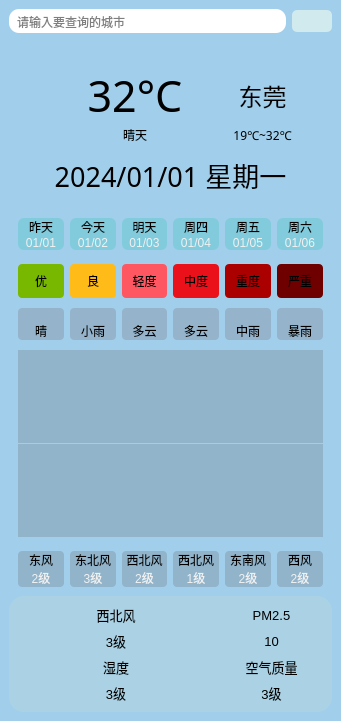
<?xml version="1.0" encoding="UTF-8"?>
<ui version="4.0">
 <class>Weather</class>
 <widget class="QWidget" name="Weather">
  <property name="geometry">
   <rect>
    <x>0</x>
    <y>0</y>
    <width>341</width>
    <height>721</height>
   </rect>
  </property>
  <property name="windowTitle">
   <string>Weather</string>
  </property>
  <widget class="QWidget" name="widget" native="true">
   <property name="geometry">
    <rect>
     <x>0</x>
     <y>0</y>
     <width>341</width>
     <height>721</height>
    </rect>
   </property>
   <property name="styleSheet">
    <string notr="true">
background-color: rgb(161, 206, 234);</string>
   </property>
   <layout class="QVBoxLayout" name="verticalLayout">
    <item>
     <widget class="QWidget" name="widget_24" native="true">
      <layout class="QHBoxLayout" name="horizontalLayout_2">
       <item>
        <widget class="QLineEdit" name="leCity_4">
         <property name="styleSheet">
          <string notr="true">background-color: rgba(255, 255, 255, 255);
border-radius:10px;
padding:4px 6px</string>
         </property>
         <property name="placeholderText">
          <string>请输入要查询的城市</string>
         </property>
        </widget>
       </item>
       <item>
        <widget class="QPushButton" name="btnSearch_4">
         <property name="styleSheet">
          <string notr="true">border-radius:5px;
background-color: rgb(209, 234, 238);
padding:4px;</string>
         </property>
         <property name="text">
          <string/>
         </property>
         <property name="icon">
          <iconset resource="main.qrc">
           <normaloff>:/res/search.png</normaloff>:/res/search.png</iconset>
         </property>
        </widget>
       </item>
      </layout>
     </widget>
    </item>
    <item>
     <widget class="QWidget" name="widget_28" native="true">
      <layout class="QVBoxLayout" name="verticalLayout_27">
       <property name="spacing">
        <number>0</number>
       </property>
       <item>
        <widget class="QWidget" name="widget_27" native="true">
         <layout class="QFormLayout" name="formLayout">
          <item row="0" column="0">
           <widget class="QLabel" name="lbTypeIcon_4">
            <property name="minimumSize">
             <size>
              <width>50</width>
              <height>50</height>
             </size>
            </property>
            <property name="maximumSize">
             <size>
              <width>100</width>
              <height>100</height>
             </size>
            </property>
            <property name="text">
             <string/>
            </property>
            <property name="pixmap">
             <pixmap resource="main.qrc">:/res/type/Qing.png</pixmap>
            </property>
            <property name="scaledContents">
             <bool>true</bool>
            </property>
            <property name="alignment">
             <set>Qt::AlignCenter</set>
            </property>
           </widget>
          </item>
          <item row="0" column="1">
           <layout class="QGridLayout" name="gridLayout_17">
            <property name="sizeConstraint">
             <enum>QLayout::SetNoConstraint</enum>
            </property>
            <property name="verticalSpacing">
             <number>1</number>
            </property>
            <item row="0" column="2">
             <widget class="QLabel" name="lbCity_4">
              <property name="font">
               <font>
                <family>猫啃什锦黑</family>
                <pointsize>18</pointsize>
               </font>
              </property>
              <property name="text">
               <string>东莞</string>
              </property>
              <property name="alignment">
               <set>Qt::AlignCenter</set>
              </property>
             </widget>
            </item>
            <item row="0" column="0">
             <widget class="QLabel" name="lbTemp_4">
              <property name="font">
               <font>
                <family>微软雅黑</family>
                <pointsize>32</pointsize>
               </font>
              </property>
              <property name="text">
               <string>32°C</string>
              </property>
              <property name="alignment">
               <set>Qt::AlignCenter</set>
              </property>
             </widget>
            </item>
            <item row="1" column="0">
             <widget class="QLabel" name="lbType_4">
              <property name="font">
               <font>
                <family>微软雅黑</family>
               </font>
              </property>
              <property name="layoutDirection">
               <enum>Qt::LeftToRight</enum>
              </property>
              <property name="text">
               <string>晴天</string>
              </property>
              <property name="alignment">
               <set>Qt::AlignCenter</set>
              </property>
             </widget>
            </item>
            <item row="1" column="2">
             <widget class="QLabel" name="lbLowHigh_4">
              <property name="font">
               <font>
                <family>微软雅黑</family>
               </font>
              </property>
              <property name="text">
               <string>19℃~32℃</string>
              </property>
              <property name="alignment">
               <set>Qt::AlignCenter</set>
              </property>
             </widget>
            </item>
           </layout>
          </item>
          <item row="2" column="0" colspan="2">
           <widget class="QLabel" name="lbDate_4">
            <property name="font">
             <font>
              <family>猫啃什锦黑</family>
              <pointsize>20</pointsize>
              <weight>50</weight>
              <bold>false</bold>
              <kerning>true</kerning>
             </font>
            </property>
            <property name="styleSheet">
             <string notr="true">padding:5px;</string>
            </property>
            <property name="text">
             <string>2024/01/01 星期一</string>
            </property>
            <property name="alignment">
             <set>Qt::AlignCenter</set>
            </property>
            <property name="openExternalLinks">
             <bool>false</bool>
            </property>
           </widget>
          </item>
         </layout>
        </widget>
       </item>
       <item>
        <widget class="QWidget" name="widget_29" native="true">
         <property name="styleSheet">
          <string notr="true">QLabel {
	background-color: rgba(80, 200, 200, 100);
	border-radius: 6px;
}</string>
         </property>
         <layout class="QGridLayout" name="gridLayout_18">
          <property name="horizontalSpacing">
           <number>6</number>
          </property>
          <property name="verticalSpacing">
           <number>0</number>
          </property>
          <item row="0" column="4">
           <widget class="QLabel" name="lblWeek4_4">
            <property name="styleSheet">
             <string notr="true">border-bottom-left-radius: 0px;
border-bottom-right-radius: 0px;</string>
            </property>
            <property name="text">
             <string>周五</string>
            </property>
            <property name="alignment">
             <set>Qt::AlignCenter</set>
            </property>
           </widget>
          </item>
          <item row="1" column="5">
           <widget class="QLabel" name="lblDate5_4">
            <property name="styleSheet">
             <string notr="true">border-top-left-radius: 0px;
border-top-right-radius: 0px;
color: rgb(240, 240, 240);</string>
            </property>
            <property name="text">
             <string>01/06</string>
            </property>
            <property name="alignment">
             <set>Qt::AlignCenter</set>
            </property>
           </widget>
          </item>
          <item row="1" column="2">
           <widget class="QLabel" name="lblDate2_4">
            <property name="styleSheet">
             <string notr="true">border-top-left-radius: 0px;
border-top-right-radius: 0px;
color: rgb(240, 240, 240);</string>
            </property>
            <property name="text">
             <string>01/03</string>
            </property>
            <property name="alignment">
             <set>Qt::AlignCenter</set>
            </property>
           </widget>
          </item>
          <item row="1" column="0">
           <widget class="QLabel" name="lblDate0_4">
            <property name="styleSheet">
             <string notr="true">border-top-left-radius: 0px;
border-top-right-radius: 0px;
color: rgb(240, 240, 240);</string>
            </property>
            <property name="text">
             <string>01/01</string>
            </property>
            <property name="alignment">
             <set>Qt::AlignCenter</set>
            </property>
           </widget>
          </item>
          <item row="1" column="1">
           <widget class="QLabel" name="lblDate1_4">
            <property name="styleSheet">
             <string notr="true">border-top-left-radius: 0px;
border-top-right-radius: 0px;
color: rgb(240, 240, 240);</string>
            </property>
            <property name="text">
             <string>01/02</string>
            </property>
            <property name="alignment">
             <set>Qt::AlignCenter</set>
            </property>
           </widget>
          </item>
          <item row="1" column="3">
           <widget class="QLabel" name="lblDate3_4">
            <property name="styleSheet">
             <string notr="true">border-top-left-radius: 0px;
border-top-right-radius: 0px;
color: rgb(240, 240, 240);</string>
            </property>
            <property name="text">
             <string>01/04</string>
            </property>
            <property name="alignment">
             <set>Qt::AlignCenter</set>
            </property>
           </widget>
          </item>
          <item row="0" column="5">
           <widget class="QLabel" name="lblWeek5_4">
            <property name="styleSheet">
             <string notr="true">border-bottom-left-radius: 0px;
border-bottom-right-radius: 0px;</string>
            </property>
            <property name="text">
             <string>周六</string>
            </property>
            <property name="alignment">
             <set>Qt::AlignCenter</set>
            </property>
           </widget>
          </item>
          <item row="0" column="3">
           <widget class="QLabel" name="lblWeek3_4">
            <property name="styleSheet">
             <string notr="true">border-bottom-left-radius: 0px;
border-bottom-right-radius: 0px;</string>
            </property>
            <property name="text">
             <string>周四</string>
            </property>
            <property name="alignment">
             <set>Qt::AlignCenter</set>
            </property>
           </widget>
          </item>
          <item row="0" column="1">
           <widget class="QLabel" name="lblWeek1_4">
            <property name="styleSheet">
             <string notr="true">border-bottom-left-radius: 0px;
border-bottom-right-radius: 0px;</string>
            </property>
            <property name="text">
             <string>今天</string>
            </property>
            <property name="alignment">
             <set>Qt::AlignCenter</set>
            </property>
           </widget>
          </item>
          <item row="0" column="0">
           <widget class="QLabel" name="lblWeek0_4">
            <property name="styleSheet">
             <string notr="true">border-bottom-left-radius: 0px;
border-bottom-right-radius: 0px;</string>
            </property>
            <property name="text">
             <string>昨天</string>
            </property>
            <property name="alignment">
             <set>Qt::AlignCenter</set>
            </property>
           </widget>
          </item>
          <item row="0" column="2">
           <widget class="QLabel" name="lblWeek2_4">
            <property name="styleSheet">
             <string notr="true">border-bottom-left-radius: 0px;
border-bottom-right-radius: 0px;</string>
            </property>
            <property name="text">
             <string>明天</string>
            </property>
            <property name="alignment">
             <set>Qt::AlignCenter</set>
            </property>
           </widget>
          </item>
          <item row="1" column="4">
           <widget class="QLabel" name="lblDate4_4">
            <property name="styleSheet">
             <string notr="true">border-top-left-radius: 0px;
border-top-right-radius: 0px;
color: rgb(240, 240, 240);</string>
            </property>
            <property name="text">
             <string>01/05</string>
            </property>
            <property name="alignment">
             <set>Qt::AlignCenter</set>
            </property>
           </widget>
          </item>
         </layout>
        </widget>
       </item>
       <item>
        <widget class="QWidget" name="widget_31" native="true">
         <property name="styleSheet">
          <string notr="true">border-radius: 4px</string>
         </property>
         <layout class="QHBoxLayout" name="horizontalLayout_23">
          <property name="topMargin">
           <number>5</number>
          </property>
          <property name="bottomMargin">
           <number>5</number>
          </property>
          <item>
           <widget class="QLabel" name="lblQuality0_4">
            <property name="styleSheet">
             <string notr="true">background-color: rgb(121, 184, 0);
padding:8px;</string>
            </property>
            <property name="text">
             <string>优</string>
            </property>
            <property name="alignment">
             <set>Qt::AlignCenter</set>
            </property>
           </widget>
          </item>
          <item>
           <widget class="QLabel" name="lblQuality1_4">
            <property name="styleSheet">
             <string notr="true">background-color: rgb(255, 187, 23);</string>
            </property>
            <property name="text">
             <string>良</string>
            </property>
            <property name="alignment">
             <set>Qt::AlignCenter</set>
            </property>
           </widget>
          </item>
          <item>
           <widget class="QLabel" name="lblQuality2_4">
            <property name="styleSheet">
             <string notr="true">background-color: rgb(255, 87, 97);</string>
            </property>
            <property name="text">
             <string>轻度</string>
            </property>
            <property name="alignment">
             <set>Qt::AlignCenter</set>
            </property>
           </widget>
          </item>
          <item>
           <widget class="QLabel" name="lblQuality3_4">
            <property name="styleSheet">
             <string notr="true">background-color: rgb(235, 17, 27);</string>
            </property>
            <property name="text">
             <string>中度</string>
            </property>
            <property name="alignment">
             <set>Qt::AlignCenter</set>
            </property>
           </widget>
          </item>
          <item>
           <widget class="QLabel" name="lblQuality4_4">
            <property name="styleSheet">
             <string notr="true">background-color: rgb(170, 0, 0);</string>
            </property>
            <property name="text">
             <string>重度</string>
            </property>
            <property name="alignment">
             <set>Qt::AlignCenter</set>
            </property>
           </widget>
          </item>
          <item>
           <widget class="QLabel" name="lblQuality5_4">
            <property name="styleSheet">
             <string notr="true">background-color: rgb(110, 0, 0);</string>
            </property>
            <property name="text">
             <string>严重</string>
            </property>
            <property name="alignment">
             <set>Qt::AlignCenter</set>
            </property>
           </widget>
          </item>
         </layout>
        </widget>
       </item>
       <item>
        <widget class="QWidget" name="widget_30" native="true">
         <property name="styleSheet">
          <string notr="true">QLabel {
	background-color: rgba(80, 40, 40, 40);
	border-radius: 4px;
}</string>
         </property>
         <layout class="QGridLayout" name="gridLayout_19">
          <property name="topMargin">
           <number>5</number>
          </property>
          <property name="bottomMargin">
           <number>5</number>
          </property>
          <property name="verticalSpacing">
           <number>0</number>
          </property>
          <item row="0" column="4">
           <widget class="QLabel" name="lblTypeIcon4_4">
            <property name="minimumSize">
             <size>
              <width>0</width>
              <height>0</height>
             </size>
            </property>
            <property name="maximumSize">
             <size>
              <width>16777215</width>
              <height>40</height>
             </size>
            </property>
            <property name="styleSheet">
             <string notr="true">border-bottom-left-radius: 0px;
border-bottom-right-radius: 0px;</string>
            </property>
            <property name="text">
             <string/>
            </property>
            <property name="pixmap">
             <pixmap resource="main.qrc">:/res/type/ZhongYu.png</pixmap>
            </property>
            <property name="scaledContents">
             <bool>true</bool>
            </property>
            <property name="alignment">
             <set>Qt::AlignCenter</set>
            </property>
           </widget>
          </item>
          <item row="1" column="3">
           <widget class="QLabel" name="lblType3_4">
            <property name="styleSheet">
             <string notr="true">border-top-left-radius: 0px;
border-top-right-radius: 0px;</string>
            </property>
            <property name="text">
             <string>多云</string>
            </property>
            <property name="alignment">
             <set>Qt::AlignCenter</set>
            </property>
           </widget>
          </item>
          <item row="0" column="5">
           <widget class="QLabel" name="lblTypeIcon5_4">
            <property name="minimumSize">
             <size>
              <width>0</width>
              <height>0</height>
             </size>
            </property>
            <property name="maximumSize">
             <size>
              <width>16777215</width>
              <height>40</height>
             </size>
            </property>
            <property name="styleSheet">
             <string notr="true">border-bottom-left-radius: 0px;
border-bottom-right-radius: 0px;</string>
            </property>
            <property name="text">
             <string/>
            </property>
            <property name="pixmap">
             <pixmap resource="main.qrc">:/res/type/BaoYu.png</pixmap>
            </property>
            <property name="scaledContents">
             <bool>true</bool>
            </property>
            <property name="alignment">
             <set>Qt::AlignCenter</set>
            </property>
           </widget>
          </item>
          <item row="0" column="2">
           <widget class="QLabel" name="lblTypeIcon2_4">
            <property name="minimumSize">
             <size>
              <width>0</width>
              <height>0</height>
             </size>
            </property>
            <property name="maximumSize">
             <size>
              <width>16777215</width>
              <height>40</height>
             </size>
            </property>
            <property name="styleSheet">
             <string notr="true">border-bottom-left-radius: 0px;
border-bottom-right-radius: 0px;</string>
            </property>
            <property name="text">
             <string/>
            </property>
            <property name="pixmap">
             <pixmap resource="main.qrc">:/res/type/DuoYun.png</pixmap>
            </property>
            <property name="scaledContents">
             <bool>true</bool>
            </property>
            <property name="alignment">
             <set>Qt::AlignCenter</set>
            </property>
           </widget>
          </item>
          <item row="1" column="0">
           <widget class="QLabel" name="lblType0_4">
            <property name="styleSheet">
             <string notr="true">border-top-left-radius: 0px;
border-top-right-radius: 0px;</string>
            </property>
            <property name="text">
             <string>晴</string>
            </property>
            <property name="alignment">
             <set>Qt::AlignCenter</set>
            </property>
           </widget>
          </item>
          <item row="1" column="1">
           <widget class="QLabel" name="lblType1_4">
            <property name="styleSheet">
             <string notr="true">border-top-left-radius: 0px;
border-top-right-radius: 0px;</string>
            </property>
            <property name="text">
             <string>小雨</string>
            </property>
            <property name="alignment">
             <set>Qt::AlignCenter</set>
            </property>
           </widget>
          </item>
          <item row="0" column="0">
           <widget class="QLabel" name="lblTypeIcon0_4">
            <property name="minimumSize">
             <size>
              <width>0</width>
              <height>0</height>
             </size>
            </property>
            <property name="maximumSize">
             <size>
              <width>16777215</width>
              <height>40</height>
             </size>
            </property>
            <property name="styleSheet">
             <string notr="true">border-bottom-left-radius: 0px;
border-bottom-right-radius: 0px;</string>
            </property>
            <property name="text">
             <string/>
            </property>
            <property name="textFormat">
             <enum>Qt::AutoText</enum>
            </property>
            <property name="pixmap">
             <pixmap resource="main.qrc">:/res/type/Qing.png</pixmap>
            </property>
            <property name="scaledContents">
             <bool>true</bool>
            </property>
            <property name="alignment">
             <set>Qt::AlignCenter</set>
            </property>
           </widget>
          </item>
          <item row="1" column="2">
           <widget class="QLabel" name="lblType2_4">
            <property name="styleSheet">
             <string notr="true">border-top-left-radius: 0px;
border-top-right-radius: 0px;</string>
            </property>
            <property name="text">
             <string>多云</string>
            </property>
            <property name="alignment">
             <set>Qt::AlignCenter</set>
            </property>
           </widget>
          </item>
          <item row="0" column="3">
           <widget class="QLabel" name="lblTypeIcon3_4">
            <property name="minimumSize">
             <size>
              <width>0</width>
              <height>0</height>
             </size>
            </property>
            <property name="maximumSize">
             <size>
              <width>16777215</width>
              <height>40</height>
             </size>
            </property>
            <property name="styleSheet">
             <string notr="true">border-bottom-left-radius: 0px;
border-bottom-right-radius: 0px;</string>
            </property>
            <property name="text">
             <string/>
            </property>
            <property name="pixmap">
             <pixmap resource="main.qrc">:/res/type/DuoYun.png</pixmap>
            </property>
            <property name="scaledContents">
             <bool>true</bool>
            </property>
            <property name="alignment">
             <set>Qt::AlignCenter</set>
            </property>
           </widget>
          </item>
          <item row="1" column="5">
           <widget class="QLabel" name="lblType5_4">
            <property name="styleSheet">
             <string notr="true">border-top-left-radius: 0px;
border-top-right-radius: 0px;</string>
            </property>
            <property name="text">
             <string>暴雨</string>
            </property>
            <property name="alignment">
             <set>Qt::AlignCenter</set>
            </property>
           </widget>
          </item>
          <item row="0" column="1">
           <widget class="QLabel" name="lblTypeIcon1_4">
            <property name="minimumSize">
             <size>
              <width>0</width>
              <height>0</height>
             </size>
            </property>
            <property name="maximumSize">
             <size>
              <width>16777215</width>
              <height>40</height>
             </size>
            </property>
            <property name="styleSheet">
             <string notr="true">border-bottom-left-radius: 0px;
border-bottom-right-radius: 0px;</string>
            </property>
            <property name="text">
             <string/>
            </property>
            <property name="pixmap">
             <pixmap resource="main.qrc">:/res/type/XiaoYu.png</pixmap>
            </property>
            <property name="scaledContents">
             <bool>true</bool>
            </property>
            <property name="alignment">
             <set>Qt::AlignCenter</set>
            </property>
           </widget>
          </item>
          <item row="1" column="4">
           <widget class="QLabel" name="lblType4_4">
            <property name="styleSheet">
             <string notr="true">border-top-left-radius: 0px;
border-top-right-radius: 0px;</string>
            </property>
            <property name="text">
             <string>中雨</string>
            </property>
            <property name="alignment">
             <set>Qt::AlignCenter</set>
            </property>
           </widget>
          </item>
         </layout>
        </widget>
       </item>
       <item>
        <widget class="QWidget" name="widget_32" native="true">
         <property name="sizePolicy">
          <sizepolicy hsizetype="Expanding" vsizetype="Expanding">
           <horstretch>0</horstretch>
           <verstretch>0</verstretch>
          </sizepolicy>
         </property>
         <layout class="QVBoxLayout" name="verticalLayout_28">
          <property name="spacing">
           <number>1</number>
          </property>
          <property name="sizeConstraint">
           <enum>QLayout::SetDefaultConstraint</enum>
          </property>
          <property name="topMargin">
           <number>5</number>
          </property>
          <property name="bottomMargin">
           <number>5</number>
          </property>
          <item>
           <widget class="QLabel" name="lblHighCurve_4">
            <property name="sizePolicy">
             <sizepolicy hsizetype="Expanding" vsizetype="Expanding">
              <horstretch>0</horstretch>
              <verstretch>0</verstretch>
             </sizepolicy>
            </property>
            <property name="minimumSize">
             <size>
              <width>0</width>
              <height>0</height>
             </size>
            </property>
            <property name="maximumSize">
             <size>
              <width>10000</width>
              <height>10000</height>
             </size>
            </property>
            <property name="styleSheet">
             <string notr="true">background-color: rgba(60, 40, 40, 40);</string>
            </property>
            <property name="text">
             <string/>
            </property>
            <property name="alignment">
             <set>Qt::AlignCenter</set>
            </property>
           </widget>
          </item>
          <item>
           <widget class="QLabel" name="lblLowCurve_4">
            <property name="sizePolicy">
             <sizepolicy hsizetype="Expanding" vsizetype="Expanding">
              <horstretch>0</horstretch>
              <verstretch>0</verstretch>
             </sizepolicy>
            </property>
            <property name="minimumSize">
             <size>
              <width>0</width>
              <height>0</height>
             </size>
            </property>
            <property name="maximumSize">
             <size>
              <width>10000</width>
              <height>10000</height>
             </size>
            </property>
            <property name="styleSheet">
             <string notr="true">background-color: rgba(60, 40, 40, 40);</string>
            </property>
            <property name="text">
             <string/>
            </property>
            <property name="alignment">
             <set>Qt::AlignCenter</set>
            </property>
           </widget>
          </item>
         </layout>
        </widget>
       </item>
       <item>
        <widget class="QWidget" name="widget_33" native="true">
         <property name="styleSheet">
          <string notr="true">QLabel {
	background-color: rgba(60, 40, 40, 40);
	border-radius: 4px;
}</string>
         </property>
         <layout class="QGridLayout" name="gridLayout_20">
          <property name="verticalSpacing">
           <number>0</number>
          </property>
          <item row="0" column="5">
           <widget class="QLabel" name="lblFx5_4">
            <property name="styleSheet">
             <string notr="true">border-bottom-left-radius: 0px;
border-bottom-right-radius: 0px;</string>
            </property>
            <property name="text">
             <string>西风</string>
            </property>
            <property name="alignment">
             <set>Qt::AlignCenter</set>
            </property>
           </widget>
          </item>
          <item row="1" column="1">
           <widget class="QLabel" name="lblFl1_4">
            <property name="styleSheet">
             <string notr="true">border-top-left-radius: 0px;
border-top-right-radius: 0px;
color: rgb(240, 240, 240);</string>
            </property>
            <property name="text">
             <string>3级</string>
            </property>
            <property name="alignment">
             <set>Qt::AlignCenter</set>
            </property>
           </widget>
          </item>
          <item row="0" column="0">
           <widget class="QLabel" name="lblFx0_4">
            <property name="styleSheet">
             <string notr="true">border-bottom-left-radius: 0px;
border-bottom-right-radius: 0px;</string>
            </property>
            <property name="text">
             <string>东风</string>
            </property>
            <property name="alignment">
             <set>Qt::AlignCenter</set>
            </property>
           </widget>
          </item>
          <item row="0" column="2">
           <widget class="QLabel" name="lblFx2_4">
            <property name="styleSheet">
             <string notr="true">border-bottom-left-radius: 0px;
border-bottom-right-radius: 0px;</string>
            </property>
            <property name="text">
             <string>西北风</string>
            </property>
            <property name="alignment">
             <set>Qt::AlignCenter</set>
            </property>
           </widget>
          </item>
          <item row="0" column="1">
           <widget class="QLabel" name="lblFx1_4">
            <property name="styleSheet">
             <string notr="true">border-bottom-left-radius: 0px;
border-bottom-right-radius: 0px;</string>
            </property>
            <property name="text">
             <string>东北风</string>
            </property>
            <property name="alignment">
             <set>Qt::AlignCenter</set>
            </property>
           </widget>
          </item>
          <item row="1" column="4">
           <widget class="QLabel" name="lblFl4_4">
            <property name="styleSheet">
             <string notr="true">border-top-left-radius: 0px;
border-top-right-radius: 0px;
color: rgb(240, 240, 240);</string>
            </property>
            <property name="text">
             <string>2级</string>
            </property>
            <property name="alignment">
             <set>Qt::AlignCenter</set>
            </property>
           </widget>
          </item>
          <item row="0" column="4">
           <widget class="QLabel" name="lblFx4_4">
            <property name="styleSheet">
             <string notr="true">border-bottom-left-radius: 0px;
border-bottom-right-radius: 0px;</string>
            </property>
            <property name="text">
             <string>东南风</string>
            </property>
            <property name="alignment">
             <set>Qt::AlignCenter</set>
            </property>
           </widget>
          </item>
          <item row="0" column="3">
           <widget class="QLabel" name="lblFx3_4">
            <property name="styleSheet">
             <string notr="true">border-bottom-left-radius: 0px;
border-bottom-right-radius: 0px;</string>
            </property>
            <property name="text">
             <string>西北风</string>
            </property>
            <property name="alignment">
             <set>Qt::AlignCenter</set>
            </property>
           </widget>
          </item>
          <item row="1" column="0">
           <widget class="QLabel" name="lblFl0_4">
            <property name="styleSheet">
             <string notr="true">border-top-left-radius: 0px;
border-top-right-radius: 0px;
color: rgb(240, 240, 240);</string>
            </property>
            <property name="text">
             <string>2级</string>
            </property>
            <property name="alignment">
             <set>Qt::AlignCenter</set>
            </property>
           </widget>
          </item>
          <item row="1" column="3">
           <widget class="QLabel" name="lblFl3_4">
            <property name="styleSheet">
             <string notr="true">border-top-left-radius: 0px;
border-top-right-radius: 0px;
color: rgb(240, 240, 240);</string>
            </property>
            <property name="text">
             <string>1级</string>
            </property>
            <property name="alignment">
             <set>Qt::AlignCenter</set>
            </property>
           </widget>
          </item>
          <item row="1" column="5">
           <widget class="QLabel" name="lblFl5_4">
            <property name="styleSheet">
             <string notr="true">border-top-left-radius: 0px;
border-top-right-radius: 0px;
color: rgb(240, 240, 240);</string>
            </property>
            <property name="text">
             <string>2级</string>
            </property>
            <property name="alignment">
             <set>Qt::AlignCenter</set>
            </property>
           </widget>
          </item>
          <item row="1" column="2">
           <widget class="QLabel" name="lblFl2_4">
            <property name="styleSheet">
             <string notr="true">border-top-left-radius: 0px;
border-top-right-radius: 0px;
color: rgb(240, 240, 240);</string>
            </property>
            <property name="text">
             <string>2级</string>
            </property>
            <property name="alignment">
             <set>Qt::AlignCenter</set>
            </property>
           </widget>
          </item>
         </layout>
        </widget>
       </item>
       <item>
        <widget class="QWidget" name="widget_26" native="true">
         <property name="styleSheet">
          <string notr="true">background-color: rgb(170, 210, 228);
border-radius: 15px</string>
         </property>
         <layout class="QGridLayout" name="gridLayout_16">
          <item row="1" column="0">
           <layout class="QHBoxLayout" name="horizontalLayout_22">
            <item>
             <widget class="QLabel" name="lbShiDuIcon_4">
              <property name="minimumSize">
               <size>
                <width>40</width>
                <height>40</height>
               </size>
              </property>
              <property name="maximumSize">
               <size>
                <width>40</width>
                <height>40</height>
               </size>
              </property>
              <property name="font">
               <font>
                <pointsize>10</pointsize>
               </font>
              </property>
              <property name="text">
               <string/>
              </property>
              <property name="pixmap">
               <pixmap resource="main.qrc">:/res/humidity.png</pixmap>
              </property>
              <property name="scaledContents">
               <bool>true</bool>
              </property>
              <property name="alignment">
               <set>Qt::AlignCenter</set>
              </property>
             </widget>
            </item>
            <item>
             <layout class="QVBoxLayout" name="verticalLayout_26">
              <item>
               <widget class="QLabel" name="lbShiDuTitle_4">
                <property name="font">
                 <font>
                  <pointsize>10</pointsize>
                 </font>
                </property>
                <property name="text">
                 <string>湿度</string>
                </property>
                <property name="alignment">
                 <set>Qt::AlignCenter</set>
                </property>
               </widget>
              </item>
              <item>
               <widget class="QLabel" name="lbShiDu_4">
                <property name="font">
                 <font>
                  <pointsize>10</pointsize>
                 </font>
                </property>
                <property name="text">
                 <string>3级</string>
                </property>
                <property name="alignment">
                 <set>Qt::AlignCenter</set>
                </property>
               </widget>
              </item>
             </layout>
            </item>
           </layout>
          </item>
          <item row="0" column="1">
           <layout class="QHBoxLayout" name="horizontalLayout_21">
            <item>
             <widget class="QLabel" name="lbPm25Icon_4">
              <property name="minimumSize">
               <size>
                <width>40</width>
                <height>40</height>
               </size>
              </property>
              <property name="maximumSize">
               <size>
                <width>40</width>
                <height>40</height>
               </size>
              </property>
              <property name="font">
               <font>
                <pointsize>10</pointsize>
               </font>
              </property>
              <property name="text">
               <string/>
              </property>
              <property name="pixmap">
               <pixmap resource="main.qrc">:/res/pm25.png</pixmap>
              </property>
              <property name="scaledContents">
               <bool>true</bool>
              </property>
              <property name="alignment">
               <set>Qt::AlignCenter</set>
              </property>
             </widget>
            </item>
            <item>
             <layout class="QVBoxLayout" name="verticalLayout_24">
              <item>
               <widget class="QLabel" name="lbPm25Title_4">
                <property name="font">
                 <font>
                  <pointsize>10</pointsize>
                 </font>
                </property>
                <property name="text">
                 <string>PM2.5</string>
                </property>
                <property name="alignment">
                 <set>Qt::AlignCenter</set>
                </property>
               </widget>
              </item>
              <item>
               <widget class="QLabel" name="lbPm25_4">
                <property name="font">
                 <font>
                  <pointsize>10</pointsize>
                 </font>
                </property>
                <property name="text">
                 <string>10</string>
                </property>
                <property name="alignment">
                 <set>Qt::AlignCenter</set>
                </property>
               </widget>
              </item>
             </layout>
            </item>
           </layout>
          </item>
          <item row="0" column="0">
           <layout class="QHBoxLayout" name="horizontalLayout_4">
            <item>
             <widget class="QLabel" name="lbWindIcon_4">
              <property name="minimumSize">
               <size>
                <width>40</width>
                <height>40</height>
               </size>
              </property>
              <property name="maximumSize">
               <size>
                <width>40</width>
                <height>40</height>
               </size>
              </property>
              <property name="font">
               <font>
                <pointsize>10</pointsize>
               </font>
              </property>
              <property name="text">
               <string/>
              </property>
              <property name="pixmap">
               <pixmap resource="main.qrc">:/res/wind.png</pixmap>
              </property>
              <property name="scaledContents">
               <bool>true</bool>
              </property>
              <property name="alignment">
               <set>Qt::AlignCenter</set>
              </property>
             </widget>
            </item>
            <item>
             <layout class="QVBoxLayout" name="verticalLayout_25">
              <item>
               <widget class="QLabel" name="lbWindFx_4">
                <property name="font">
                 <font>
                  <pointsize>10</pointsize>
                 </font>
                </property>
                <property name="text">
                 <string>西北风</string>
                </property>
                <property name="alignment">
                 <set>Qt::AlignCenter</set>
                </property>
               </widget>
              </item>
              <item>
               <widget class="QLabel" name="lbWindFl_4">
                <property name="font">
                 <font>
                  <pointsize>10</pointsize>
                 </font>
                </property>
                <property name="text">
                 <string>3级</string>
                </property>
                <property name="alignment">
                 <set>Qt::AlignCenter</set>
                </property>
               </widget>
              </item>
             </layout>
            </item>
           </layout>
          </item>
          <item row="1" column="1">
           <layout class="QHBoxLayout" name="horizontalLayout_20">
            <item>
             <widget class="QLabel" name="lblQualityIcon_4">
              <property name="minimumSize">
               <size>
                <width>40</width>
                <height>40</height>
               </size>
              </property>
              <property name="maximumSize">
               <size>
                <width>40</width>
                <height>40</height>
               </size>
              </property>
              <property name="font">
               <font>
                <pointsize>10</pointsize>
               </font>
              </property>
              <property name="text">
               <string/>
              </property>
              <property name="pixmap">
               <pixmap resource="main.qrc">:/res/aqi.png</pixmap>
              </property>
              <property name="scaledContents">
               <bool>true</bool>
              </property>
              <property name="alignment">
               <set>Qt::AlignCenter</set>
              </property>
             </widget>
            </item>
            <item>
             <layout class="QVBoxLayout" name="verticalLayout_23">
              <item>
               <widget class="QLabel" name="lblQualityTitle_4">
                <property name="font">
                 <font>
                  <pointsize>10</pointsize>
                 </font>
                </property>
                <property name="text">
                 <string>空气质量</string>
                </property>
                <property name="alignment">
                 <set>Qt::AlignCenter</set>
                </property>
               </widget>
              </item>
              <item>
               <widget class="QLabel" name="lblQuality_4">
                <property name="font">
                 <font>
                  <pointsize>10</pointsize>
                 </font>
                </property>
                <property name="text">
                 <string>3级</string>
                </property>
                <property name="alignment">
                 <set>Qt::AlignCenter</set>
                </property>
               </widget>
              </item>
             </layout>
            </item>
           </layout>
          </item>
         </layout>
        </widget>
       </item>
      </layout>
     </widget>
    </item>
   </layout>
  </widget>
 </widget>
 <tabstops>
  <tabstop>leCity_4</tabstop>
  <tabstop>btnSearch_4</tabstop>
 </tabstops>
 <resources>
  <include location="main.qrc"/>
 </resources>
 <connections/>
</ui>
